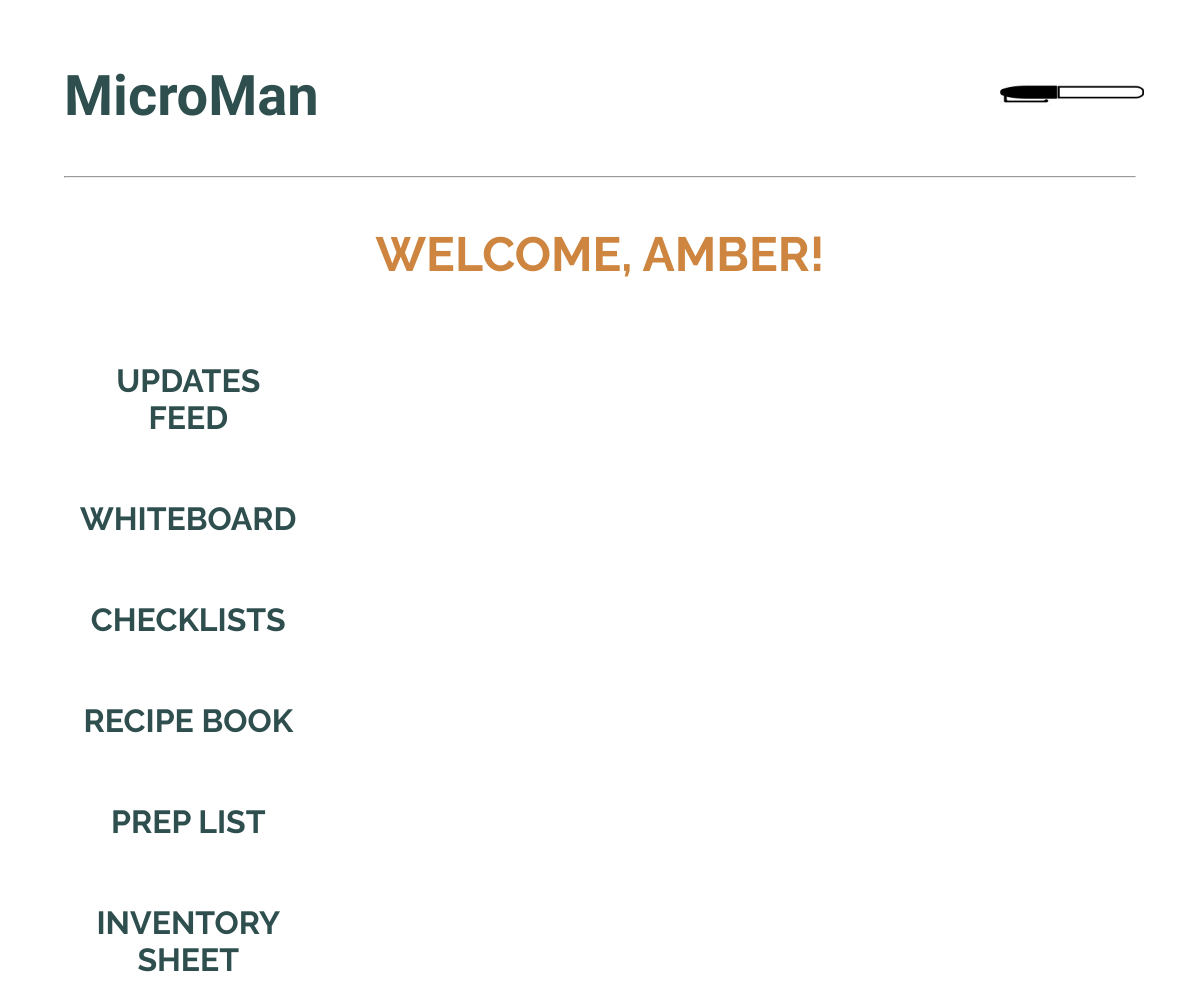
Page / (signed in) on the earlier database version.
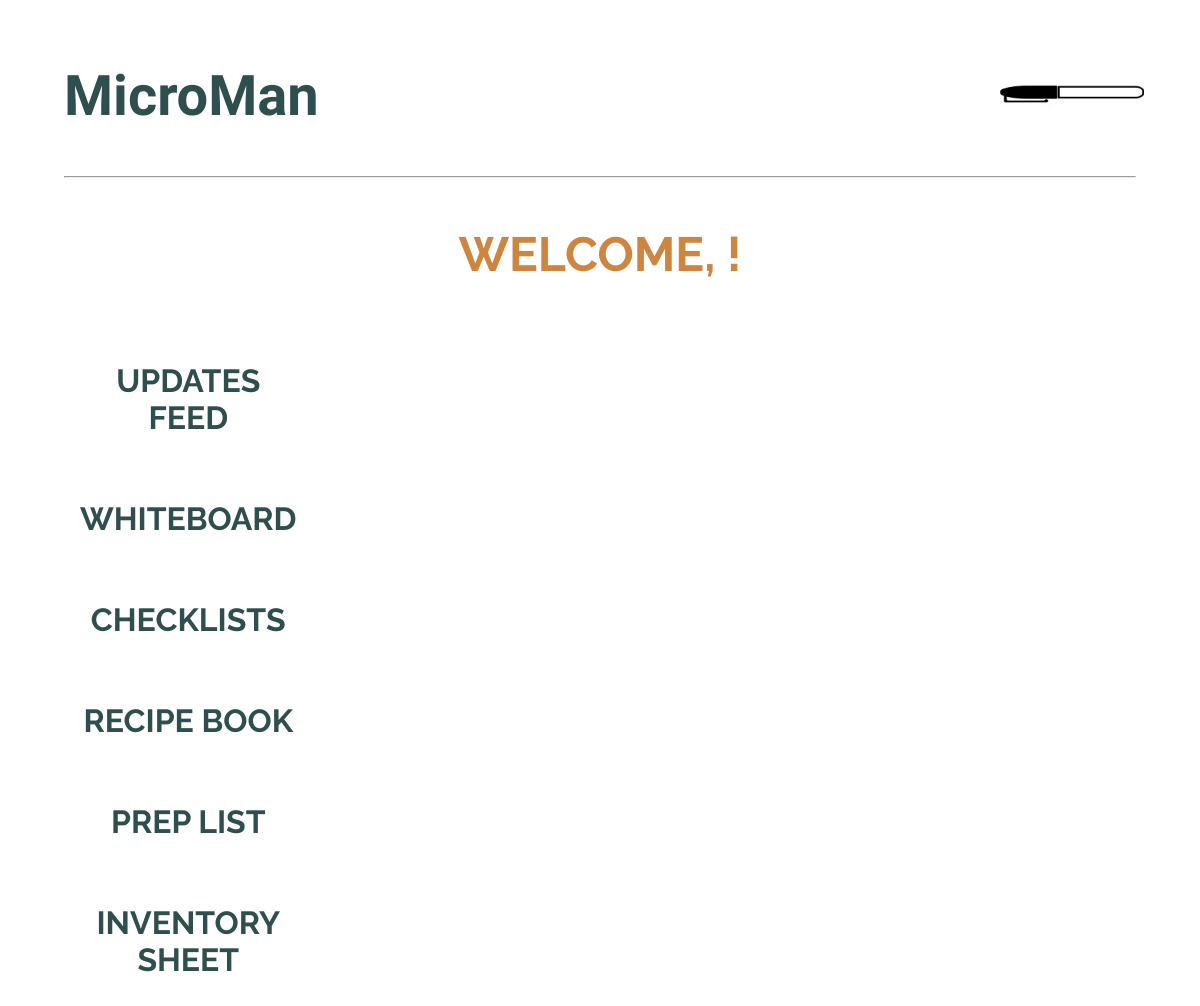
Same page on the later database version.
### users/models.py (models this page shows, shortened)
class CustomUser(AbstractUser):
    username = models.CharField(max_length=50, unique=True)
    first_name = models.CharField(max_length=50)
    last_name = models.CharField(max_length=50)
    email = models.EmailField(max_length=254)
    role = models.CharField(max_length=50)

### base/views.py (the view)
# urls.py: path('', views.home, name='home'),
def home(request):
    users = CustomUser.objects.all()
    updates = Update.objects.all()
    context = {'users': users, 'updates': updates}
    return render(request, 'home.html', context)

### templates/home.html (shortened to what this page needs)
{% extends 'main.html' %}
{% load static %}
{% block content %}
{% if user.is_authenticated %}
<h2 class='h2-header'>WELCOME, {{ user.first_name|upper }}!</h2>
<div id='home-container'>
  <div id='home-left'>
    <div id='main-menu-div'>
      <a href='changes/'>
        <h3>UPDATES FEED</h3>
      </a>
      <a href='whiteboard/'>
        <h3>WHITEBOARD</h3>
      </a>
      <a href='checklist/'>
        <h3>CHECKLISTS</h3>
      </a>
      <a href='recipes/'>
        <h3>RECIPE BOOK</h3>
      </a>
      <a href='prep/'>
        <h3>PREP LIST</h3>
      </a>
      <a href='inventory/'>
        <h3>INVENTORY SHEET</h3>
      </a>
    </div>
  </div>
  <div id='home-right'>
  </div>
</div>
{% endif %}
{% endblock content %}

Differences in the rows shown:
no longer on this page (row edited): CustomUser: first_name "AMBER"
